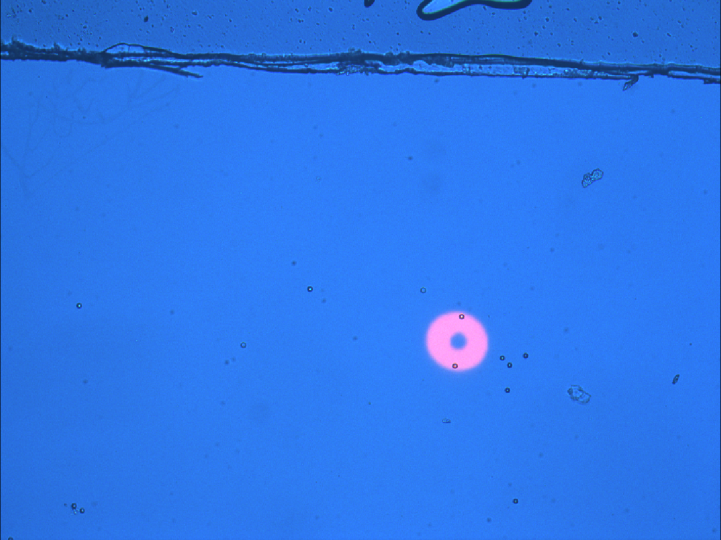
#> input picture odep_cellarray/gray_whole_rawimage_and_json/2024.09.18_003.png, 1442 x 1080 px, found by its file name (shown at 1/2 size); its folder holds only this picture in this run
$ python canny.py
#> lines starting #> are read from the running program, lines starting #| are printed output that depends on the picture; after the words box and inside, x2 and y2 are one past the last pixel; in counts of white or black regions, pixels touching at a corner belong together
import cv2
import numpy as np
import time
import os


def process_image(image_path):
    # Load the image in grayscale
    image = cv2.imread(image_path, cv2.IMREAD_GRAYSCALE)
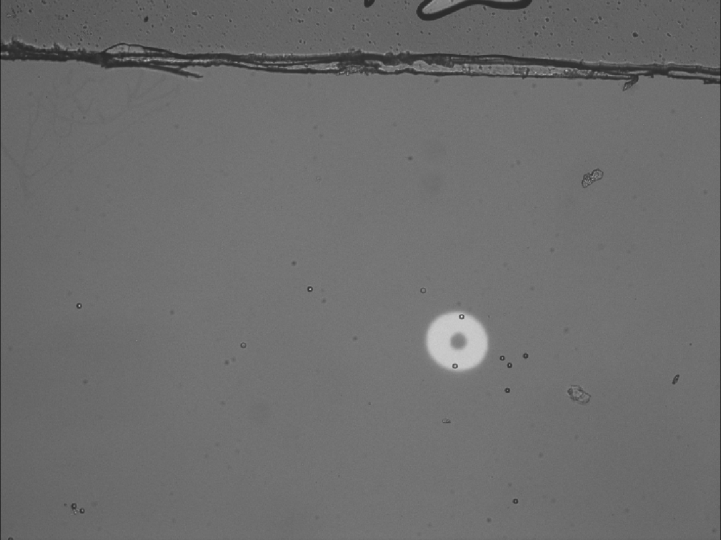
#> image: shape (1080, 1442) (shown at 1/2 size); min 3, max 255, mean 109.1
    if image is None:
        print(f"Failed to load image: {image_path}")
    scale_percent = 50  # 缩放比例
    width = int(image.shape[1] * scale_percent / 100)
#> width = 721
    height = int(image.shape[0] * scale_percent / 100)
#> height = 540
    dim = (width, height)
#> dim = (721, 540)
    kernel = cv2.getStructuringElement(cv2.MORPH_CROSS, (3, 3))
    start_time = time.time()

    # Apply Gaussian blur to smooth the image
    blurred = cv2.GaussianBlur(image, (5, 5), 0)

    # Apply threshold
    _, binary = cv2.threshold(blurred, 75, 255, cv2.THRESH_BINARY)
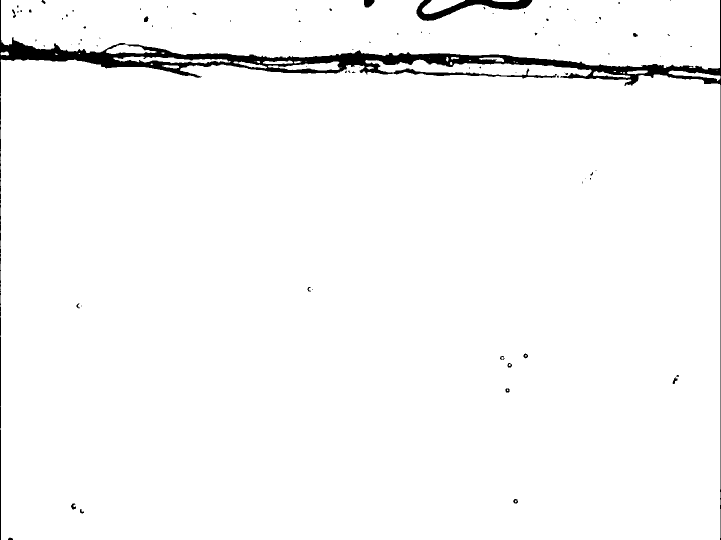
#> binary: shape (1080, 1442) (shown at 1/2 size); 97.4% white; 86 black regions (66 under 20 px), largest, box (x1, y1, x2, y2) and area: (0, 0, 1442, 1080) 35494, (833, 0, 1065, 42) 3377, (728, 0, 749, 15) 250
    #binary = cv2.adaptiveThreshold(bg_sub, 255, cv2.ADAPTIVE_THRESH_MEAN_C, cv2.THRESH_BINARY, 3, 2)
       # 缩放图像
    binary_resized = cv2.resize(binary, dim, interpolation=cv2.INTER_AREA)
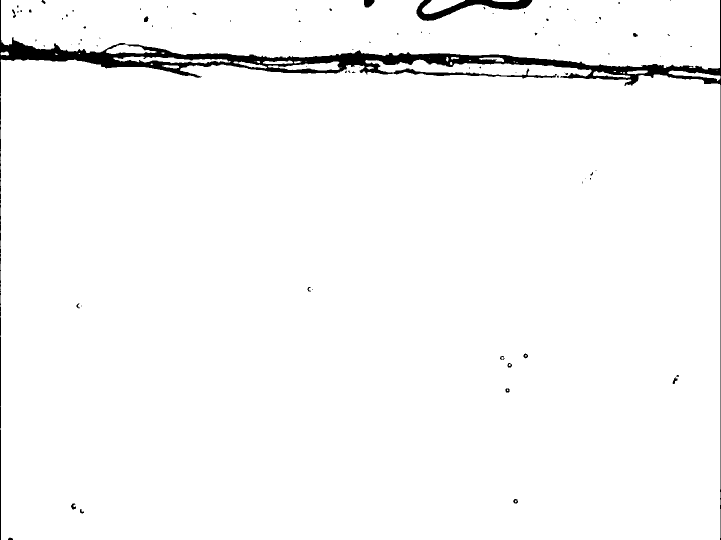
#> binary_resized: shape (540, 721); min 0, max 255, mean 248.4

    # 显示缩放后的图像
    cv2.imshow('resized_binary', binary_resized)


    end_time = time.time()
    dif_time = end_time - start_time
    print(dif_time)
    cv2.waitKey(0)
    cv2.destroyAllWindows()
    return binary

# Set the directory containing your files
directory = "D:/CGU/odep_cellarray/gray_whole_rawimage_and_json"
# # Get a list of all tiff files
num=0
files = [f for f in os.listdir(directory) if f.endswith('.png')]
for image in files:
    num+=1
    image_path = os.path.join(directory, image)
    print(num)
    binary=process_image(image_path)
    base_filename = os.path.basename(image_path)  # 获取原文件名
    output_folder = "D:\\CGU\\odep_cellarray\\binaryimage_and_json\\binary_threshold(75)"
    output_path = os.path.join(output_folder, base_filename)  # 指定输出路径
    cv2.imwrite(output_path, binary)  # 保存图像
    print(f"Saved resized image to {output_path}")

$ run again, on odep_cellarray/gray_whole_rawimage_and_json/2024.09.18_020.png
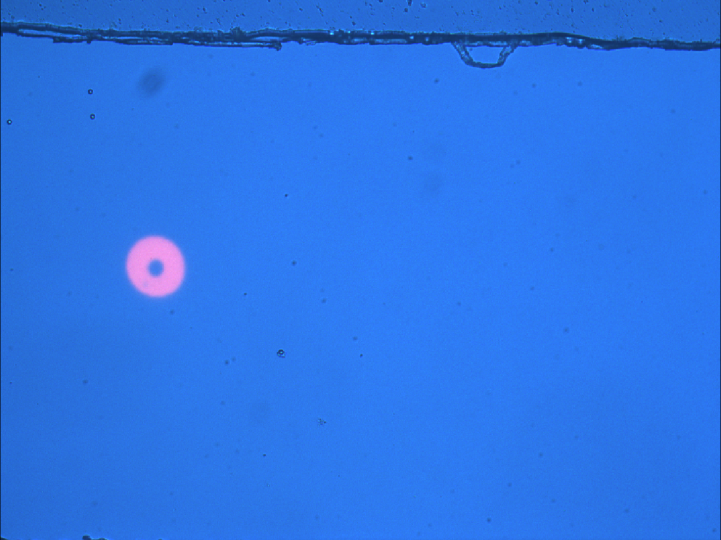
#> input picture odep_cellarray/gray_whole_rawimage_and_json/2024.09.18_020.png, 1442 x 1080 px, found by its file name (shown at 1/2 size)
#> in process_image, `_, binary = cv2.threshold(blurred, 75, 255, cv2.THRESH_BINARY)`:
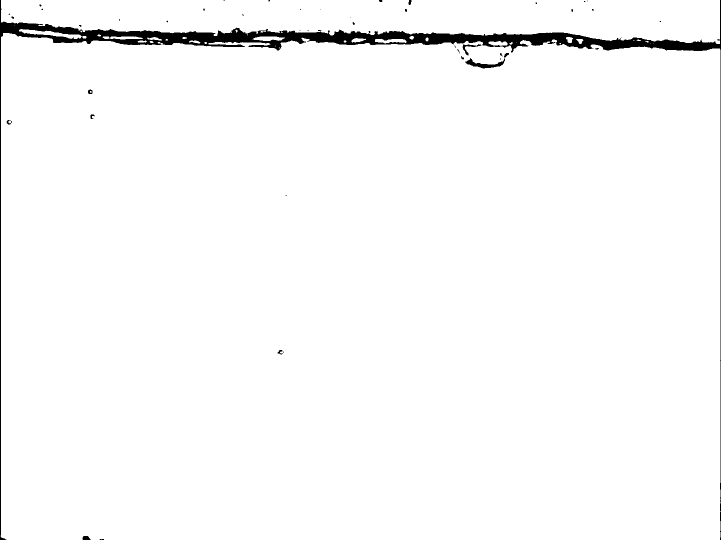
#> binary: shape (1080, 1442) (shown at 1/2 size); 97.8% white; 43 black regions (31 under 20 px), largest, box (x1, y1, x2, y2) and area: (0, 0, 1442, 1080) 32186, (931, 106, 1018, 137) 645, (925, 88, 963, 111) 194
#> in process_image, `binary_resized = cv2.resize(binary, dim, interpolation=cv2.INTER_AREA)`:
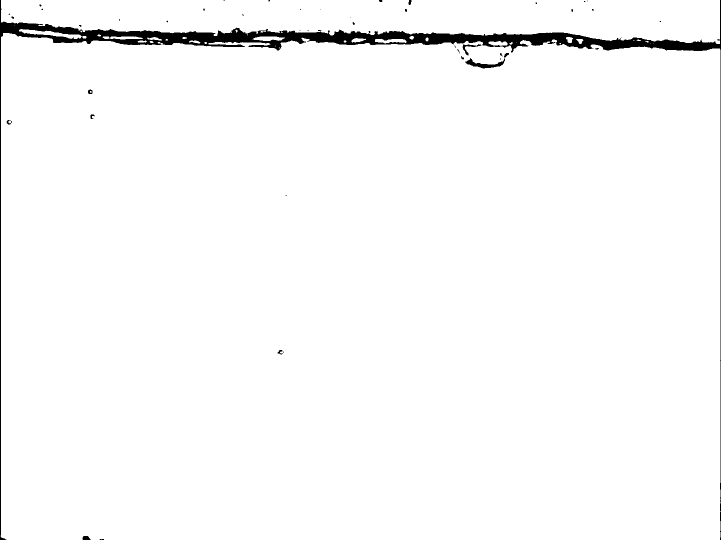
#> binary_resized: shape (540, 721); min 0, max 255, mean 249.5
